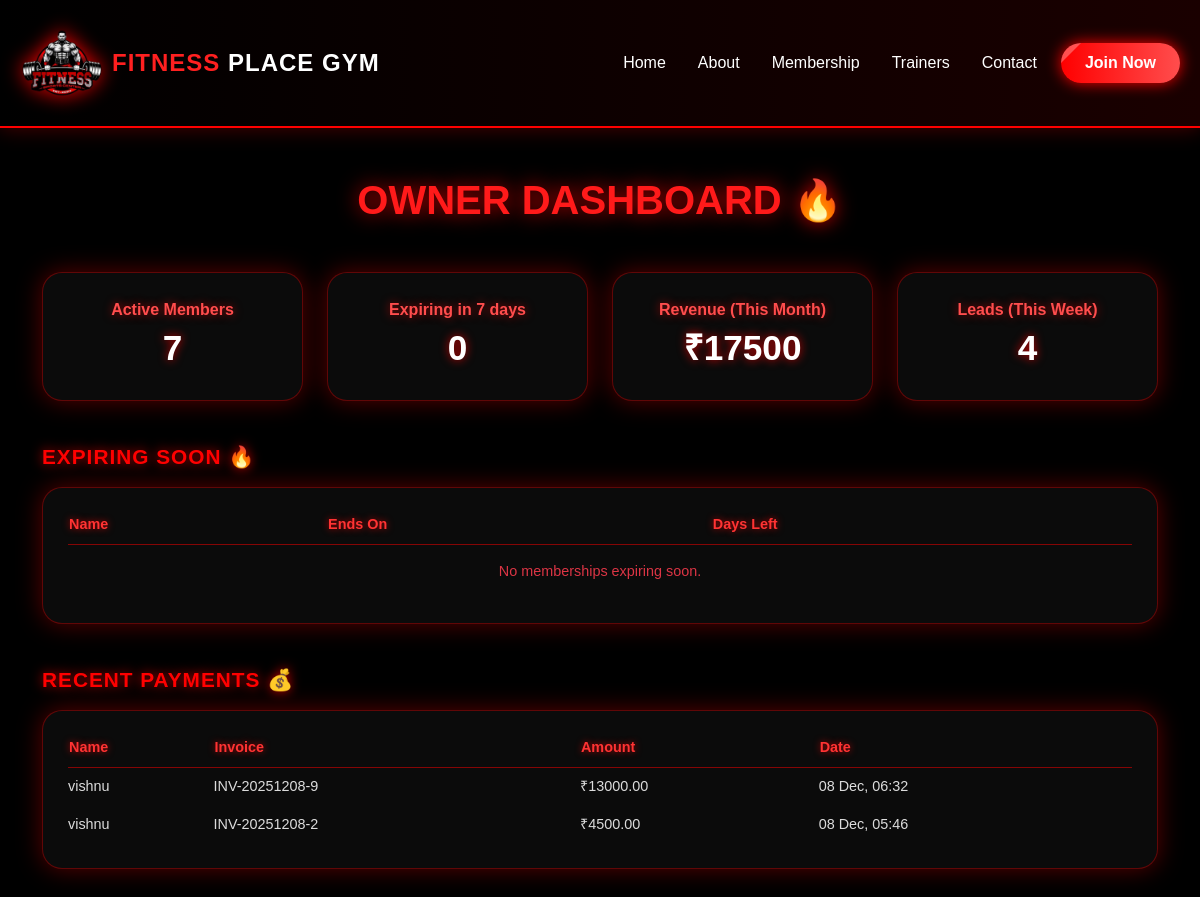
The app's page /owner/dashboard/ (signed in) with its own data.
### fitness/models.py (models this page shows, shortened)
class Invoice(models.Model):
    membership = models.OneToOneField('Membership', on_delete=models.CASCADE)
    user = models.ForeignKey(settings.AUTH_USER_MODEL, on_delete=models.CASCADE)
    invoice_number = models.CharField(max_length=50, unique=True)
    amount = models.DecimalField(max_digits=8, decimal_places=2)
    razorpay_payment_id = models.CharField(max_length=100, blank=True, null=True)
    created_at = models.DateTimeField(auto_now_add=True)

### fitness/views.py (the view)
# urls.py: path("owner/dashboard/", views.owner_dashboard, name="owner_dashboard"),
@staff_member_required
def owner_dashboard(request):
    today = timezone.now().date()
    week_later = today + timedelta(days=7)
    total_active = Membership.objects.filter(status='active').count()
    expiring_soon = Membership.objects.filter(end_date__lte=week_later, end_date__gte=today).count()
    month_start = today.replace(day=1)
    monthly_revenue = Invoice.objects.filter(
        created_at__date__gte=month_start
    ).aggregate(models.Sum('amount'))['amount__sum'] or 0
    leads_this_week = Lead.objects.filter(
        created_at__gte=today - timedelta(days=7)
    ).count()
    expiring_list = Membership.objects.filter(
        end_date__lte=week_later, end_date__gte=today
    ).order_by('end_date')[:10]
    recent_payments = Invoice.objects.order_by('-created_at')[:10]
    recent_leads = Lead.objects.order_by('-created_at')[:10]
    return render(request, "owner_dashboard.html", {
        "total_active": total_active,
        "expiring_soon": expiring_soon,
        "monthly_revenue": monthly_revenue,
        "leads_this_week": leads_this_week,
        "expiring_list": expiring_list,
        "recent_payments": recent_payments,
        "recent_leads": recent_leads,
    })

### templates/owner_dashboard.html (shortened to what this page needs)
{% extends "base.html" %}
{% block body %}
<div class="container py-5">
    <h1 class="text-center mb-5"
        style="color:#ff1a1a; text-shadow:0 0 20px rgba(255,0,0,0.8); font-weight:700;">
        OWNER DASHBOARD 🔥
    </h1>
    <div class="row g-4">
        <div class="col-md-3">
            <div class="db-card text-center">
                <div class="db-title">Active Members</div>
                <div class="db-number">{{ total_active }}</div>
            </div>
        </div>
        <div class="col-md-3">
            <div class="db-card text-center">
                <div class="db-title">Expiring in 7 days</div>
                <div class="db-number">{{ expiring_soon }}</div>
            </div>
        </div>
        <div class="col-md-3">
            <div class="db-card text-center">
                <div class="db-title">Revenue (This Month)</div>
                <div class="db-number">₹{{ monthly_revenue }}</div>
            </div>
        </div>
        <div class="col-md-3">
            <div class="db-card text-center">
                <div class="db-title">Leads (This Week)</div>
                <div class="db-number">{{ leads_this_week }}</div>
            </div>
        </div>
    </div>
    <div class="section-title">Expiring Soon 🔥</div>
    <div class="db-card">
        <table>
            <tr>
                <th>Name</th>
                <th>Ends On</th>
                <th>Days Left</th>
            </tr>
            {% for m in expiring_list %}
            <tr>
                <td>{{ m.user.username }}</td>
                <td>{{ m.end_date }}</td>
                <td>{{ m.end_date|timesince:"now" }}</td>
            </tr>
            {% empty %}
            <tr><td colspan="3" class="text-center py-3 text-danger">No memberships expiring soon.</td></tr>
            {% endfor %}
        </table>
    </div>
    <div class="section-title">Recent Payments 💰</div>
    <div class="db-card">
        <table>
            <tr>
                <th>Name</th>
                <th>Invoice</th>
                <th>Amount</th>
                <th>Date</th>
            </tr>
            {% for p in recent_payments %}
            <tr>
                <td>{{ p.user.username }}</td>
                <td>{{ p.invoice_number }}</td>
                <td>₹{{ p.amount }}</td>
                <td>{{ p.created_at|date:"d M, H:i" }}</td>
            </tr>
            {% empty %}
            <tr><td colspan="4" class="text-center py-3 text-danger">No payments found.</td></tr>
            {% endfor %}
        </table>
    </div>
</div>
{% endblock %}

### templates/base.html (style rules this page uses)
body { background-color: #000; margin: 0; padding: 0; font-family: 'Poppins', sans-serif; overflow-x: hidden; }

### templates/owner_dashboard.html (style rules this page uses)
body { background: #000; color: #fff; font-family: 'Poppins', sans-serif; }
.db-card { background: #0b0b0b; border: 1px solid rgba(255,0,0,0.35); border-radius: 20px; padding: 25px; box-shadow: 0 0 25px rgba(255,0,0,0.35); transition: 0.3s ease; }
.db-title { font-size: 1rem; color: #ff4d4d; text-shadow: 0 0 10px rgba(255,0,0,0.6); font-weight: 600; }
.db-number { font-size: 2.2rem; font-weight: 700; color: #fff; text-shadow: 0 0 10px rgba(255,0,0,0.8); }
table { width: 100%; color: #fff; font-size: 0.9rem; }
th { color: #ff3333; font-weight: 600; padding-bottom: 8px; border-bottom: 1px solid rgba(255,0,0,0.5); text-shadow: 0 0 7px rgba(255,0,0,0.7); }
td { padding: 8px 0; color: #dcdcdc; }
.section-title { font-size: 1.3rem; font-weight: 600; margin-top: 40px; margin-bottom: 15px; color: #ff0000; text-shadow: 0 0 12px rgba(255,0,0,0.8); text-transform: uppercase; letter-spacing: 1px; }

### records on screen
Invoice: user.username "vishnu", invoice_number "INV-20251208-9", amount "13000.00", created_at "08 Dec, 06:32"
Invoice: user.username "vishnu", invoice_number "INV-20251208-2", amount "4500.00", created_at "08 Dec, 05:46"

### other values on screen
{{ total_active }} "7"
{{ expiring_soon }} "0"
{{ monthly_revenue }} "17500"
{{ leads_this_week }} "4"
